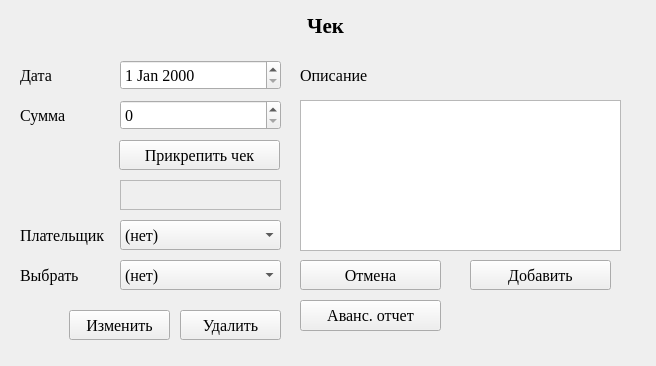
<?xml version="1.0" encoding="UTF-8"?>
<ui version="4.0">
 <class>Form</class>
 <widget class="QWidget" name="Form">
  <property name="geometry">
   <rect>
    <x>0</x>
    <y>0</y>
    <width>656</width>
    <height>366</height>
   </rect>
  </property>
  <property name="windowTitle">
   <string>Form</string>
  </property>
  <widget class="QDateEdit" name="date">
   <property name="geometry">
    <rect>
     <x>120</x>
     <y>60</y>
     <width>161</width>
     <height>30</height>
    </rect>
   </property>
   <property name="font">
    <font>
     <family>Times New Roman</family>
     <pointsize>12</pointsize>
    </font>
   </property>
  </widget>
  <widget class="QSpinBox" name="sb_value">
   <property name="geometry">
    <rect>
     <x>120</x>
     <y>100</y>
     <width>161</width>
     <height>30</height>
    </rect>
   </property>
   <property name="font">
    <font>
     <family>Times New Roman</family>
     <pointsize>12</pointsize>
    </font>
   </property>
  </widget>
  <widget class="QComboBox" name="cb_buyer">
   <property name="geometry">
    <rect>
     <x>120</x>
     <y>220</y>
     <width>161</width>
     <height>30</height>
    </rect>
   </property>
   <property name="font">
    <font>
     <family>Times New Roman</family>
     <pointsize>12</pointsize>
    </font>
   </property>
   <item>
    <property name="text">
     <string>(нет)</string>
    </property>
   </item>
  </widget>
  <widget class="QLabel" name="label">
   <property name="geometry">
    <rect>
     <x>10</x>
     <y>10</y>
     <width>631</width>
     <height>31</height>
    </rect>
   </property>
   <property name="font">
    <font>
     <family>Times New Roman</family>
     <pointsize>16</pointsize>
     <bold>true</bold>
    </font>
   </property>
   <property name="text">
    <string>Чек</string>
   </property>
   <property name="alignment">
    <set>Qt::AlignCenter</set>
   </property>
  </widget>
  <widget class="QPushButton" name="b_ok">
   <property name="geometry">
    <rect>
     <x>470</x>
     <y>260</y>
     <width>141</width>
     <height>30</height>
    </rect>
   </property>
   <property name="font">
    <font>
     <family>Times New Roman</family>
     <pointsize>12</pointsize>
    </font>
   </property>
   <property name="text">
    <string>Добавить</string>
   </property>
  </widget>
  <widget class="QPushButton" name="b_cancel">
   <property name="geometry">
    <rect>
     <x>300</x>
     <y>260</y>
     <width>141</width>
     <height>30</height>
    </rect>
   </property>
   <property name="font">
    <font>
     <family>Times New Roman</family>
     <pointsize>12</pointsize>
    </font>
   </property>
   <property name="text">
    <string>Отмена</string>
   </property>
  </widget>
  <widget class="QPushButton" name="b_bill">
   <property name="geometry">
    <rect>
     <x>119</x>
     <y>140</y>
     <width>161</width>
     <height>30</height>
    </rect>
   </property>
   <property name="font">
    <font>
     <family>Times New Roman</family>
     <pointsize>12</pointsize>
    </font>
   </property>
   <property name="text">
    <string>Прикрепить чек</string>
   </property>
  </widget>
  <widget class="QLabel" name="label_2">
   <property name="geometry">
    <rect>
     <x>300</x>
     <y>60</y>
     <width>91</width>
     <height>30</height>
    </rect>
   </property>
   <property name="font">
    <font>
     <family>Times New Roman</family>
     <pointsize>12</pointsize>
    </font>
   </property>
   <property name="text">
    <string>Описание</string>
   </property>
  </widget>
  <widget class="QLabel" name="label_3">
   <property name="geometry">
    <rect>
     <x>20</x>
     <y>220</y>
     <width>91</width>
     <height>30</height>
    </rect>
   </property>
   <property name="font">
    <font>
     <family>Times New Roman</family>
     <pointsize>12</pointsize>
    </font>
   </property>
   <property name="text">
    <string>Плательщик</string>
   </property>
  </widget>
  <widget class="QLabel" name="label_4">
   <property name="geometry">
    <rect>
     <x>20</x>
     <y>100</y>
     <width>49</width>
     <height>30</height>
    </rect>
   </property>
   <property name="font">
    <font>
     <family>Times New Roman</family>
     <pointsize>12</pointsize>
    </font>
   </property>
   <property name="text">
    <string>Сумма</string>
   </property>
  </widget>
  <widget class="QLabel" name="label_5">
   <property name="geometry">
    <rect>
     <x>20</x>
     <y>60</y>
     <width>49</width>
     <height>30</height>
    </rect>
   </property>
   <property name="font">
    <font>
     <family>Times New Roman</family>
     <pointsize>12</pointsize>
    </font>
   </property>
   <property name="text">
    <string>Дата</string>
   </property>
  </widget>
  <widget class="QComboBox" name="cb_select">
   <property name="geometry">
    <rect>
     <x>120</x>
     <y>260</y>
     <width>161</width>
     <height>30</height>
    </rect>
   </property>
   <property name="font">
    <font>
     <family>Times New Roman</family>
     <pointsize>12</pointsize>
    </font>
   </property>
   <item>
    <property name="text">
     <string>(нет)</string>
    </property>
   </item>
  </widget>
  <widget class="QLabel" name="label_6">
   <property name="geometry">
    <rect>
     <x>20</x>
     <y>260</y>
     <width>90</width>
     <height>30</height>
    </rect>
   </property>
   <property name="font">
    <font>
     <family>Times New Roman</family>
     <pointsize>12</pointsize>
    </font>
   </property>
   <property name="text">
    <string>Выбрать</string>
   </property>
  </widget>
  <widget class="QPushButton" name="b_change">
   <property name="geometry">
    <rect>
     <x>69</x>
     <y>310</y>
     <width>101</width>
     <height>30</height>
    </rect>
   </property>
   <property name="font">
    <font>
     <family>Times New Roman</family>
     <pointsize>12</pointsize>
    </font>
   </property>
   <property name="text">
    <string>Изменить</string>
   </property>
  </widget>
  <widget class="QPushButton" name="b_kill">
   <property name="geometry">
    <rect>
     <x>180</x>
     <y>310</y>
     <width>101</width>
     <height>30</height>
    </rect>
   </property>
   <property name="font">
    <font>
     <family>Times New Roman</family>
     <pointsize>12</pointsize>
    </font>
   </property>
   <property name="text">
    <string>Удалить</string>
   </property>
  </widget>
  <widget class="QLabel" name="file_path">
   <property name="geometry">
    <rect>
     <x>120</x>
     <y>180</y>
     <width>161</width>
     <height>30</height>
    </rect>
   </property>
   <property name="font">
    <font>
     <family>Times New Roman</family>
     <pointsize>12</pointsize>
    </font>
   </property>
   <property name="frameShape">
    <enum>QFrame::StyledPanel</enum>
   </property>
   <property name="text">
    <string/>
   </property>
  </widget>
  <widget class="QPushButton" name="b_report">
   <property name="geometry">
    <rect>
     <x>300</x>
     <y>300</y>
     <width>141</width>
     <height>31</height>
    </rect>
   </property>
   <property name="font">
    <font>
     <family>Times New Roman</family>
     <pointsize>12</pointsize>
    </font>
   </property>
   <property name="text">
    <string>Аванс. отчет</string>
   </property>
  </widget>
  <widget class="QTextEdit" name="note">
   <property name="geometry">
    <rect>
     <x>300</x>
     <y>100</y>
     <width>321</width>
     <height>151</height>
    </rect>
   </property>
  </widget>
 </widget>
 <resources/>
 <connections/>
</ui>
